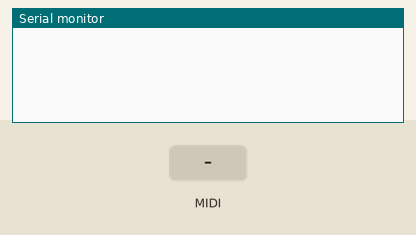
Simulated run of this sketch. Board: Arduino Uno, built with avr-gcc and run on an emulated ATmega328P. On the bench: the last lines printed to the serial monitor. The inputs (shaded band) are chosen by the test bench. MIDI output is not drawn.

Above: at 1.2 s.
1.3 s: MIDI note 36 received
At 2.5 s:
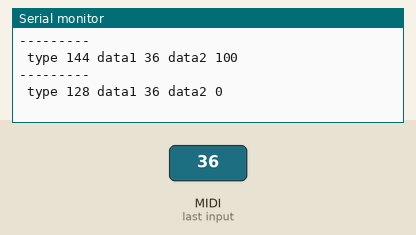
2.8 s: MIDI note 48 received
At 4.0 s:
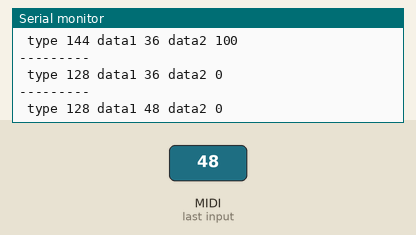

Measured:
- after the input at 1.3 s, the serial monitor: prints a new line at once (image 1)
- after the input at 2.8 s, the serial monitor: prints a new line after 0.30 s (image 2)

The sketch:

test_chaos.ino
```cpp
#include <MIDI.h>

#define RegionActiveSending 1

int num = 0;
MIDI_CREATE_DEFAULT_INSTANCE();  //启用MIDI库

void setup() {
  Serial.begin(31250);
  pinMode(12, INPUT_PULLUP);  //INPUT_PULLUP
  MIDI.begin(1);              //MIDI CH ALL Listen
  MIDI.setInputChannel(1);    //没什么用
}

int type, data1, data2;

void loop() {

  if (MIDI.read(1)) {  //MIDI CH1

    // if (type != MIDI.getType() && data1 != MIDI.getData1() && data2 != MIDI.getData2()) {
    type = MIDI.getType();
    data1 = MIDI.getData1();
    data2 = MIDI.getData2();

    Serial.println("---------");
    Serial.print(" type ");
    Serial.print(MIDI.getType());
    Serial.print(" data1 ");
    Serial.print(MIDI.getData1());
    Serial.print(" data2 ");
    Serial.println(MIDI.getData2());
    // }
    switch (MIDI.getType()) {
      case midi::NoteOn:     //if NoteOn
        digitalWrite(4, 1);  //Gate》HIGH
        break;
      case midi::NoteOff:
        digitalWrite(4, 0);  //Gate》HIGH
        break;
    }
  }
  if (MIDI.read(2)) {  //MIDI CH1

    switch (MIDI.getType()) {
      case midi::NoteOn:     //if NoteOn
        digitalWrite(7, 1);  //Gate》HIGH
        break;
      case midi::NoteOff:
        digitalWrite(7, 0);  //Gate》HIGH
        break;
    }
  }
}
```
